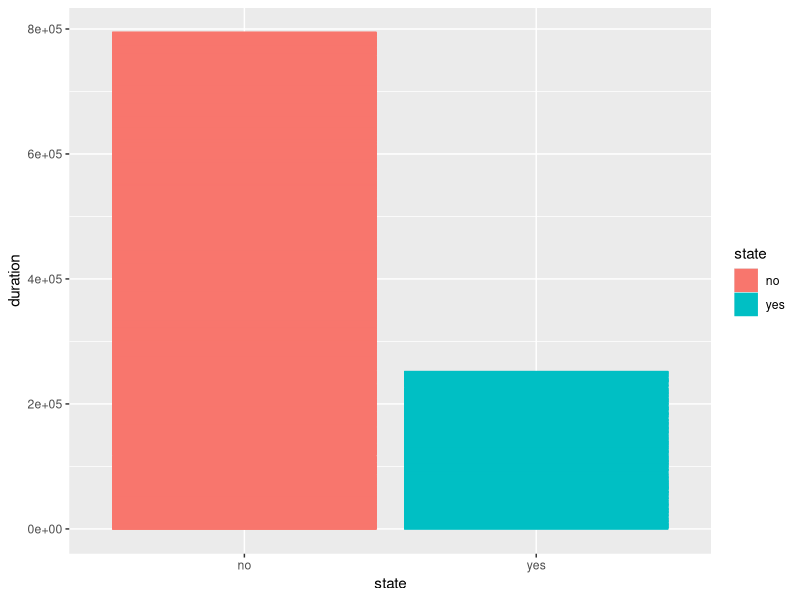
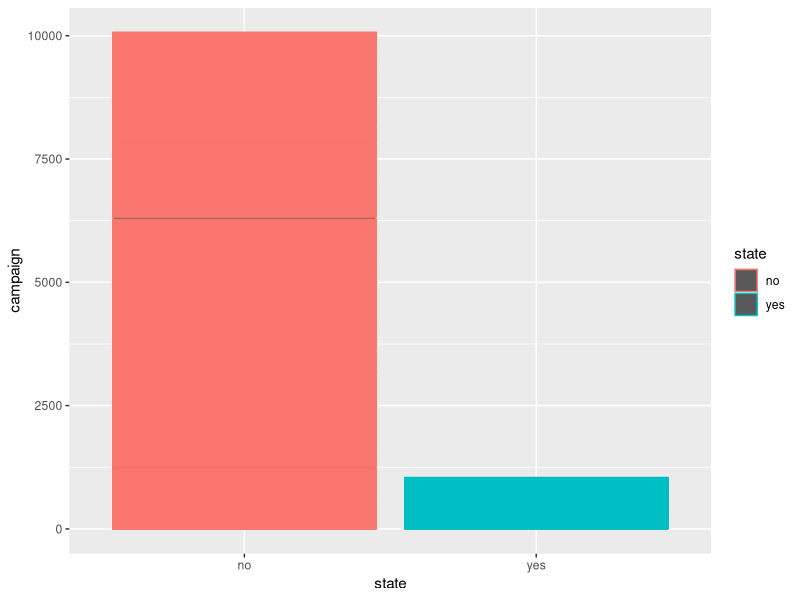
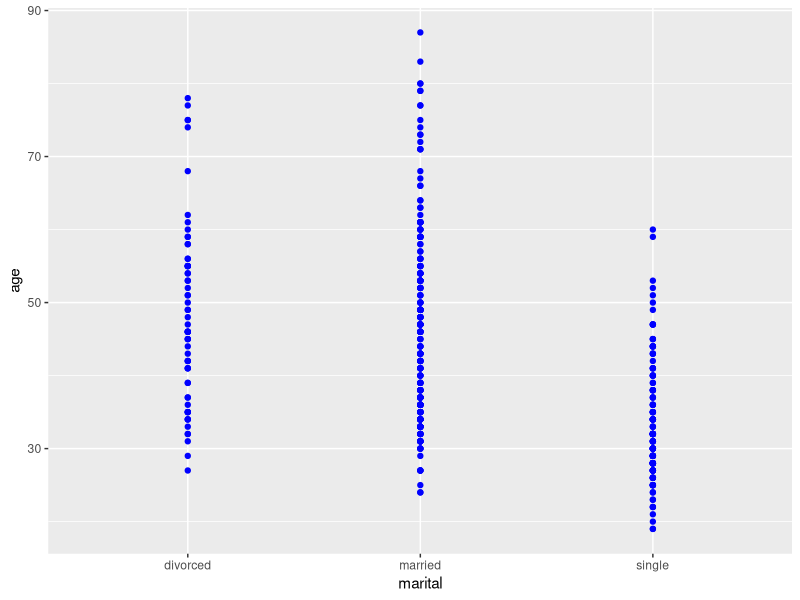
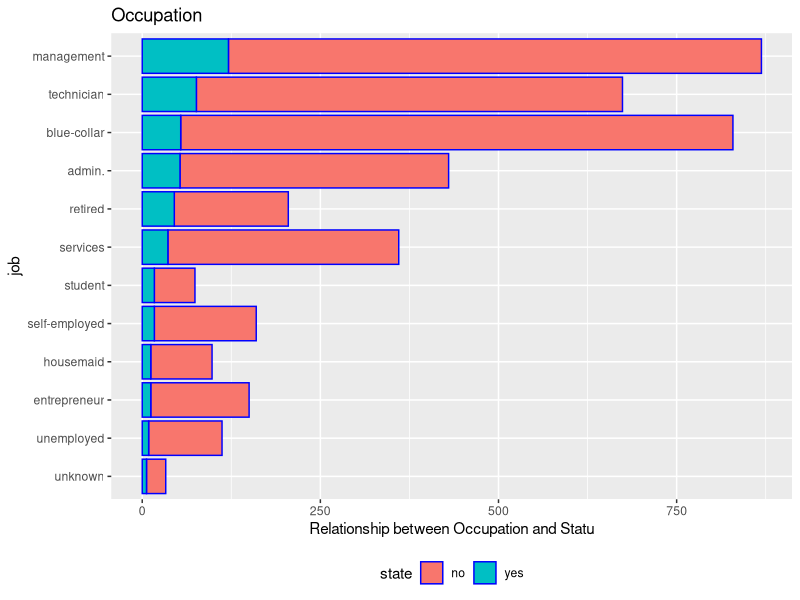
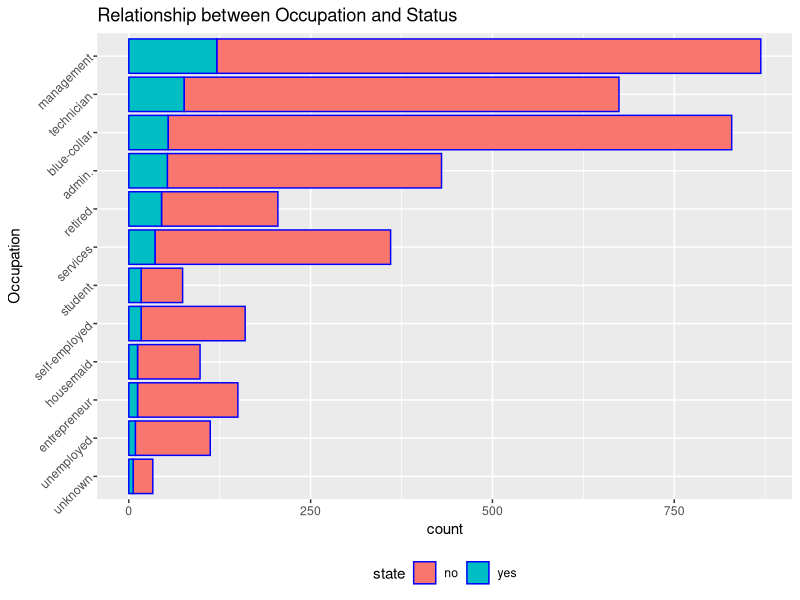
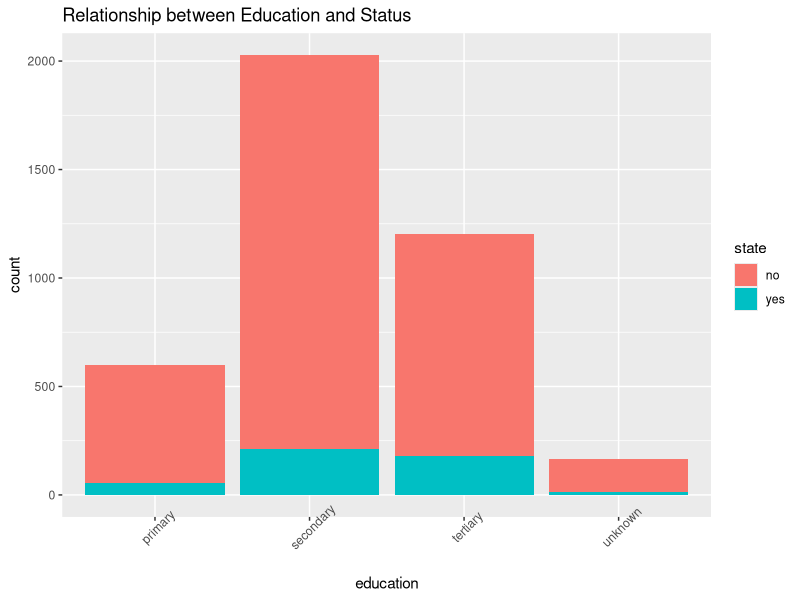
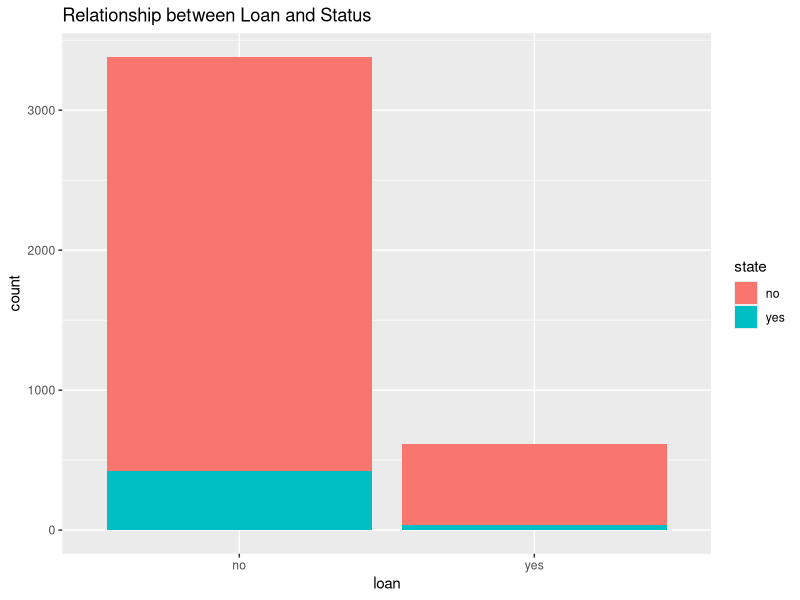
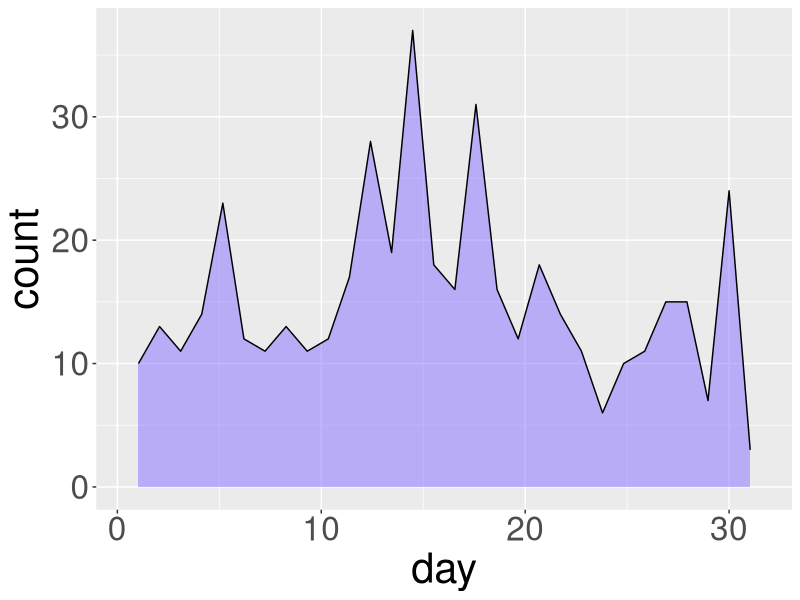

These charts were generated, in order, by the following R code:
## ---- chunk 1
knitr::opts_chunk$set(echo = TRUE)
## ---- chunk 2

library(dplyr)
library(tidyverse)
library(lubridate)
library(tidyr)
library(skimr)
library(ggplot2)
library(mlbench)
library(gmodels)
library(class)
library(knitr)


## ---- chunk 3

#reading the client dataset
client_df<-read.csv("Data.csv")

#checking first 6 entries 
head(client_df)

#smmarising
summary(client_df)



## ---- chunk 4

#renaming the column "y" to "State" 
#which describes whether the customer said 'yes' or 'no' to the deposit

client_df <- client_df %>% 
       rename("state" = "y")
head(client_df)

## ---- chunk 5
# 
# #filtering 
# 
df_state_yes<-filter(client_df,state=="yes")
head(df_state_yes)

## ---- chunk 6

unique(client_df$state)

#remove empty string values form state column
client_df <- subset(client_df, state != " ")

unique(client_df$state)



ggplot(data = client_df, aes(x = state, y = duration, fill = state, colour = state)) + 
  geom_bar(stat = "identity") 
 



## ---- chunk 7


#Relationship between Campaign and Status
ggplot(data=client_df, aes(x = state,y= campaign , colour = state)) + 
  geom_bar(stat = "identity")

## ---- chunk 8

#Relationship between Marital status and Age

ggplot(df_state_yes)+
  geom_point(mapping = aes(x=marital,y=age) ,color="blue")



## ---- chunk 9



# Calculate the count of 'yes' status for each occupation
occupation_counts <- client_df %>%
  filter(state == 'yes') %>%
  group_by(job) %>%
  summarise(YesCount = n()) %>%
  arrange(YesCount)  # Arrange in descending order of 'yes' count

# Reorder the 'job' variable based on the count of 'yes' status
client_df$job <- factor(client_df$job, levels = occupation_counts$job)

# Plot the graph with occupations sorted in descending order of 'yes' status
ggplot(data = client_df) +
  geom_bar(mapping = aes(y = job, fill = state), color = "blue") +
  theme(legend.position = "bottom") +
  labs(x = "Relationship between Occupation and Statu", title = "Occupation")



## ---- chunk 10


# Plot the graph with occupations sorted in descending order of 'yes' status
ggplot(data = client_df) +
  geom_bar(mapping = aes(y = job, fill = state), color = "blue") +  # Swapping x and y
  theme(axis.text.y = element_text(angle = 45, hjust = 1), legend.position = "bottom") +  # Adjusting y-axis text
  labs(y = "Occupation", title = "Relationship between Occupation and Status")  # Changing y-axis label


## ---- chunk 11


#Relationship between Education and Status

ggplot(data=client_df)+
  geom_bar(mapping = aes(x = education,fill=state))+ 
  theme(axis.text.x = element_text(angle = 45)) +
  labs(title = "Relationship between Education and Status")


## ---- chunk 12

#Relationship between Loan and Status

ggplot(data=client_df)+
  geom_bar(mapping = aes(x = loan,fill=state))+ 
  labs(title = "Relationship between Loan and Status")




## ---- chunk 13


day_hist <- ggplot(df_state_yes, aes(day))
day_hist + geom_area(stat = "bin", color = "black",fill = "slateblue1", alpha = 0.5) + theme(text = element_text(size=30))



## ---- chunk 14

conversionsAgeMarital <- df_state_yes %>%
  group_by(AgeGroup = cut(age, breaks = seq(20, 70, by = 10)),
           Marital = marital) %>%
  summarize(Count = n(), 
            NumConversions = sum(ifelse(state == "yes", 1, 0))) %>%
  mutate(TotalCount = sum(Count),
         ConversionRate = NumConversions / TotalCount * 100)

# Print the intermediate steps to debug
print(conversionsAgeMarital)

kable(conversionsAgeMarital)



#rename the last groups
conversionsAgeMarital$AgeGroup <- as.character(conversionsAgeMarital$AgeGroup)
conversionsAgeMarital$AgeGroup[is.na(conversionsAgeMarital$AgeGroup)] <- "70+"

#visualizing conversions by age group and marital status
ggplot(conversionsAgeMarital, aes(x=AgeGroup, y=ConversionRate, fill=Marital)) +
  geom_bar(width=0.5, stat = "identity") +
  labs(title="Conversion Rates by Age Group and Marital Status") +
  theme( legend.position = 'bottom')

## ---- chunk 15


# Filter data for each marital status
married_data <- conversionsAgeMarital %>% filter(Marital == "married")
single_data <- conversionsAgeMarital %>% filter(Marital == "single")
divorced_data <- conversionsAgeMarital %>% filter(Marital == "divorced")



#MARRIED
# Sort the data for married individuals by ConversionRate in descending order
married_data_sorted <- married_data %>%
  arrange(desc(ConversionRate))

# Reorder levels of AgeGroup based on ConversionRate
married_data_sorted$AgeGroup <- factor(married_data_sorted$AgeGroup, 
                                       levels = married_data_sorted$AgeGroup)

# Function to customize theme
custom_theme <- function() {
  theme_minimal() +
  theme(plot.title = element_text(size = 14, face = "bold"),
        axis.title.x = element_text(size = 12),
        axis.title.y = element_text(size = 12),
        legend.position = "bottom")
}

# Plot for married individuals with reordered levels of AgeGroup
ggplot(married_data_sorted, aes(x = AgeGroup, y = ConversionRate)) +
  geom_bar(stat = "identity", fill = "lightblue", width = 0.5) +
  labs(title = "Conversion Rates by Age Group for Married Individuals") +
  facet_wrap(~Marital) +
  custom_theme()



#SINGLE

# Sort the data for single individuals by ConversionRate in descending order
single_data_sorted <- single_data %>%
  arrange(desc(ConversionRate))

# Reorder levels of AgeGroup based on ConversionRate
single_data_sorted$AgeGroup <- factor(single_data_sorted$AgeGroup, 
                                       levels = single_data_sorted$AgeGroup)



# Plot for married individuals with reordered levels of AgeGroup
ggplot(single_data_sorted, aes(x = AgeGroup, y = ConversionRate)) +
  geom_bar(stat = "identity", fill = "lightgreen", width = 0.5) +
  labs(title = "Conversion Rates by Age Group for Single Individuals") +
  facet_wrap(~Marital) +
  custom_theme()


#DIVORCED

# Sort the data for single individuals by ConversionRate in descending order
divorced_data_sorted <- divorced_data %>%
  arrange(desc(ConversionRate))

# Reorder levels of AgeGroup based on ConversionRate
divorced_data_sorted$AgeGroup <- factor(divorced_data_sorted$AgeGroup, 
                                       levels = divorced_data_sorted$AgeGroup)



# Plot for married individuals with reordered levels of AgeGroup
ggplot(divorced_data_sorted, aes(x = AgeGroup, y = ConversionRate)) +
  geom_bar(stat = "identity", fill = "salmon", width = 0.5) +
  labs(title = "Conversion Rates by Age Group for Divorced Individuals") +
  facet_wrap(~Marital) +
  custom_theme()


## ---- chunk 16


client_df$month <- factor(client_df$month, levels = c("jan", "feb", "mar", "apr", "may", "jun", "jul", "aug", "sep", "oct", "nov", "dec")) # Sort by chronological month order

month_bar <- ggplot(client_df, aes(month, fill = state)) +
  geom_bar(color = "black") + 
  theme(text = element_text(size = 30), axis.text.x = element_text(angle = 90, vjust = 0.5, hjust = 1, size = 30))

month_bar



## ---- chunk 17


df_state_yes$month <- factor(df_state_yes$month,levels = c("jan", "feb", "mar", "apr","may", "jun", "jul", "aug","sep", "oct", "nov", "dec")) #sort by chronological month order
month_bar <- ggplot(df_state_yes, aes(month))
month_bar + geom_bar(color = "black",fill = "gold") +  theme(text = element_text(size=30), axis.text.x=element_text(angle = 90, vjust = 0.5, hjust=1,size=30))


## ---- chunk 18


df_state_no <- filter(client_df,state=="no")
head(df_state_no)


df_state_no$month <- factor(df_state_no$month,levels = c("jan", "feb", "mar", "apr","may", "jun", "jul", "aug","sep", "oct", "nov", "dec")) #sort by chronological month order
month_bar <- ggplot(df_state_no, aes(month))
month_bar + geom_bar(color = "black",fill = "gold") +  theme(text = element_text(size=30), axis.text.x=element_text(angle = 90, vjust = 0.5, hjust=1,size=30))
